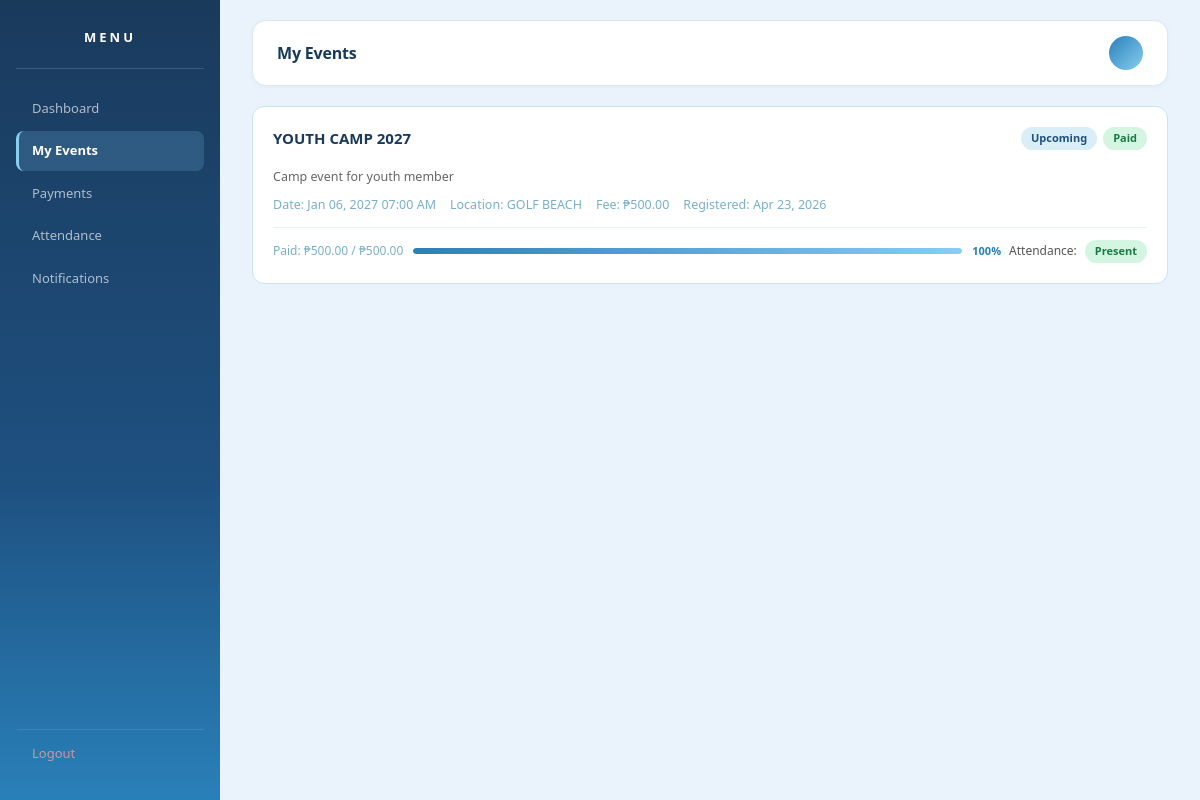
The page /user_events.php (signed in) on the database as committed earlier.
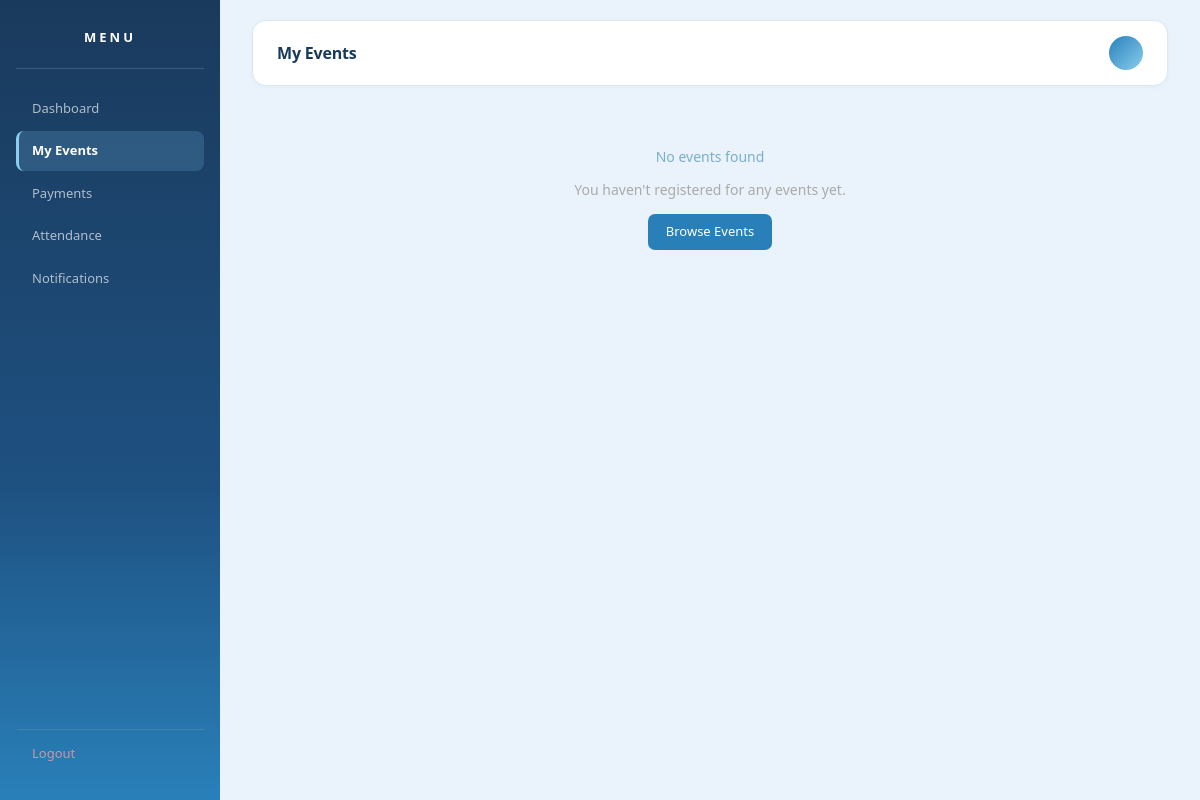
The same page on the database as committed later.
### tables this page shows
CREATE TABLE `events` (
  `id` int(11) NOT NULL,
  `event_name` varchar(150) NOT NULL,
  `description` text DEFAULT NULL,
  `event_date` datetime NOT NULL,
  `event_end_date` datetime DEFAULT NULL,
  `location` varchar(150) DEFAULT NULL,
  `fee` decimal(10,2) DEFAULT 0.00,
  `is_free` tinyint(1) NOT NULL DEFAULT 0,
  `created_at` timestamp NOT NULL DEFAULT current_timestamp()
);

### user_events.php (the view, shortened to what the changed rows need)
<?php
require_once 'database.php';
$user_id    = $_SESSION['user_id'];
$stmt = $conn->prepare("
    SELECT
        e.id,
        e.event_name,
        e.description,
        e.event_date,
        e.location,
        e.fee,
        e.is_free,
        r.registration_date,
        COALESCE(SUM(p.amount_paid), 0) AS total_paid,
        CASE WHEN e.is_free = 1 THEN 0 ELSE e.fee - COALESCE(SUM(p.amount_paid), 0) END AS balance,
        CASE
            WHEN e.is_free = 1 THEN 'Free'
            WHEN COALESCE(SUM(p.amount_paid), 0) = 0 THEN 'Unpaid'
            WHEN COALESCE(SUM(p.amount_paid), 0) < e.fee THEN 'Partial'
            ELSE 'Paid'
        END AS pay_status,
        CASE
            WHEN e.event_date > NOW() THEN 'Upcoming'
            WHEN DATE(e.event_date) = CURDATE() THEN 'Ongoing'
            ELSE 'Completed'
        END AS event_status,
        COALESCE(a.status, 'absent') AS attendance_status
    FROM registrations r
    JOIN events e ON e.id = r.event_id
    LEFT JOIN payments p ON p.event_id = e.id AND p.user_id = ? AND e.is_free = 0
    LEFT JOIN attendance a ON a.event_id = e.id AND a.user_id = ?
    WHERE r.user_id = ?
    GROUP BY e.id, r.registration_date, a.status
    ORDER BY e.event_date DESC
");
$stmt->bind_param("iii", $user_id, $user_id, $user_id);
$stmt->execute();
$my_events = $stmt->get_result();
$event_rows = [];
while ($row = $my_events->fetch_assoc()) $event_rows[] = $row;
?>
<!DOCTYPE html>
<html lang="en">
<head>
<link rel="stylesheet" href="user_dashboard.css">
</head>
<body>
<div class="sidebar">
    <h2>MENU</h2>
</div>
<div class="main">
<div class="header">
    <h1>My Events</h1>
</div>
<div class="container">
<?php if (!empty($event_rows)): ?>
<?php foreach ($event_rows as $ev):
    $is_free  = !empty($ev['is_free']);
    $pay_pct  = $is_free ? 100 : ($ev['fee'] > 0 ? min(100, round(($ev['total_paid'] / $ev['fee']) * 100)) : 100);
    $pay_pill = ['Paid'=>'pill-paid','Partial'=>'pill-partial','Unpaid'=>'pill-unpaid','Free'=>'pill-free'];
    $ev_pill  = ['Upcoming'=>'pill-upcoming','Ongoing'=>'pill-ongoing','Completed'=>'pill-completed'];
    $att_pill = $ev['attendance_status'] === 'present' ? 'pill-present' : 'pill-absent';
?>
<div class="event-card">
    <div style="display:flex;justify-content:space-between;align-items:flex-start;flex-wrap:wrap;gap:8px;margin-bottom:8px;">
        <h3><?= htmlspecialchars($ev['event_name']) ?></h3>
        <div style="display:flex;gap:6px;flex-wrap:wrap;">
            <span class="pill <?= $ev_pill[$ev['event_status']] ?? '' ?>"><?= $ev['event_status'] ?></span>
            <span class="pill <?= $pay_pill[$ev['pay_status']] ?? '' ?>">
                <?= $is_free ? 'Free' : $ev['pay_status'] ?>
            </span>
        </div>
    </div>
    <?php if ($ev['description']): ?>
    <p style="font-size:12.5px;color:#666;margin-bottom:10px;"><?= htmlspecialchars($ev['description']) ?></p>
    <?php endif; ?>
    <div class="event-meta">
        <span>Date: <?= date('M d, Y h:i A', strtotime($ev['event_date'])) ?></span>
        <span>Location: <?= htmlspecialchars($ev['location'] ?? '—') ?></span>
        <span>
            <?php if ($is_free): ?>
                <strong style="color:#27ae60;">Free Event</strong>
            <?php else: ?>
                Fee: ₱<?= number_format($ev['fee'], 2) ?>
            <?php endif; ?>
        </span>
        <span>Registered: <?= date('M d, Y', strtotime($ev['registration_date'])) ?></span>
    </div>
    <div class="event-footer">
        <?php if ($is_free): ?>
            <div style="font-size:12px;color:#27ae60;font-weight:600;">No payment required for this event.</div>
        <?php else: ?>
            <div style="display:flex;align-items:center;gap:10px;flex:1;min-width:200px;">
                <span style="font-size:12px;color:#7aafc8;white-space:nowrap;">
                    Paid: ₱<?= number_format($ev['total_paid'], 2) ?> / ₱<?= number_format($ev['fee'], 2) ?>
                </span>
                <div class="progress-bar">
                    <div class="progress-fill" style="width:<?= $pay_pct ?>%;"></div>
                </div>
                <span style="font-size:11px;color:#2980b9;font-weight:600;"><?= $pay_pct ?>%</span>
            </div>
        <?php endif; ?>
        <div style="display:flex;gap:8px;align-items:center;">
            <span style="font-size:12px;color:#555;">Attendance:</span>
            <span class="pill <?= $att_pill ?>"><?= ucfirst($ev['attendance_status']) ?></span>
        </div>
    </div>
</div>
<?php endforeach; ?>
<?php else: ?>
<div class="empty-state">
    <p style="font-size:14px;margin-bottom:12px;color:#7aafc8;">No events found</p>
    <p>You haven't registered for any events yet.</p>
    <a href="user_dashboard.php" style="display:inline-block;margin-top:14px;padding:8px 18px;background:#2980b9;color:#fff;border-radius:7px;text-decoration:none;font-size:13px;">Browse Events</a>
</div>
<?php endif; ?>
</div>
</div>
</body>
</html>

Rows that differ between the two databases and show on the page:
removed events: event_name "YOUTH CAMP 2027", event_status "Upcoming", pay_status "Paid", description "Camp event for youth member", event_date "Jan 06, 2027 07:00 AM", location "GOLF BEACH", fee "500.00", registration_date "Apr 23, 2026", total_paid "500.00", pay_pct "100", attendance_status "Present"
Other text that changed with them:
text now shown: "No events found You haven't registered for any events yet. Browse Events"
